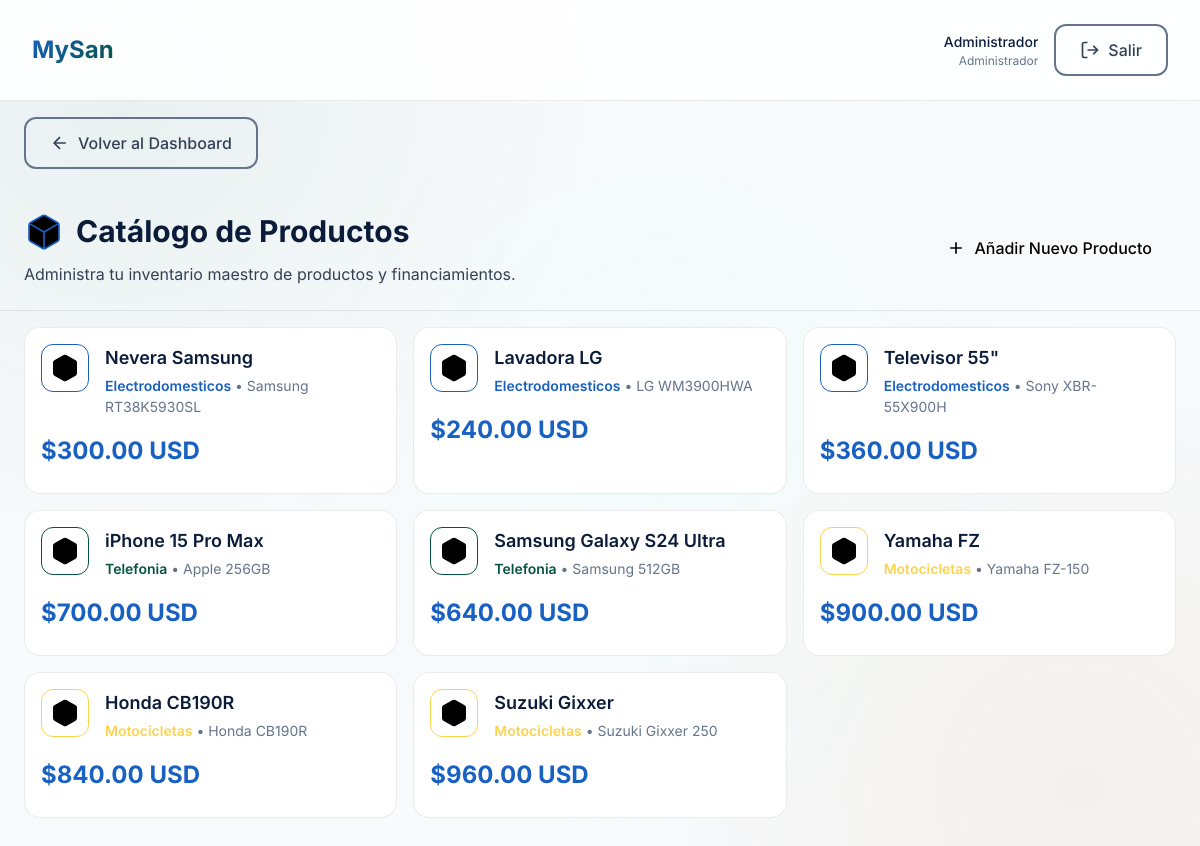
Page /modules/productos/index.php (signed in) on the committed database.
### tables this page shows
CREATE TABLE `usuarios` (
  `id` int NOT NULL AUTO_INCREMENT,
  `username` varchar(50) NOT NULL,
  `password` varchar(255) NOT NULL,
  `nombre` varchar(100) NOT NULL,
  `email` varchar(100) DEFAULT NULL,
  `pregunta_secreta` text,
  `respuesta_secreta` varchar(255) DEFAULT NULL,
  `created_at` timestamp NULL DEFAULT CURRENT_TIMESTAMP,
  `updated_at` timestamp NULL DEFAULT CURRENT_TIMESTAMP ON UPDATE CURRENT_TIMESTAMP,
  `rol` enum('admin','participante') DEFAULT 'admin',
  PRIMARY KEY (`id`),
  UNIQUE KEY `username` (`username`)
);

CREATE TABLE `productos` (
  `id` int NOT NULL AUTO_INCREMENT,
  `categoria_id` int NOT NULL,
  `nombre` varchar(100) NOT NULL,
  `marca` varchar(50) DEFAULT NULL,
  `modelo` varchar(50) DEFAULT NULL,
  `descripcion` text,
  `valor_total` decimal(10,2) NOT NULL,
  `imagen` varchar(255) DEFAULT NULL,
  `activo` tinyint DEFAULT '1',
  `created_at` timestamp NULL DEFAULT CURRENT_TIMESTAMP,
  PRIMARY KEY (`id`),
  KEY `categoria_id` (`categoria_id`),
  CONSTRAINT `productos_ibfk_1` FOREIGN KEY (`categoria_id`) REFERENCES `categorias` (`id`) ON DELETE CASCADE
);

CREATE TABLE `categorias` (
  `id` int NOT NULL AUTO_INCREMENT,
  `nombre` varchar(50) NOT NULL,
  `descripcion` text,
  `color` varchar(20) DEFAULT NULL,
  PRIMARY KEY (`id`)
);

### config/database.php (called while the page is built, shortened)
<?php
try {
    $dsn = "mysql:host=" . DB_HOST . ";port=3306;dbname=" . DB_NAME . ";charset=" . DB_CHARSET;
    $options = [
        PDO::ATTR_ERRMODE => PDO::ERRMODE_EXCEPTION,
        PDO::ATTR_DEFAULT_FETCH_MODE => PDO::FETCH_ASSOC,
        PDO::ATTR_EMULATE_PREPARES => false,
    ];
    $pdo = new PDO($dsn, DB_USER, DB_PASS, $options);
} catch (PDOException $e) {
    die(json_encode([
        'success' => false,
        'message' => 'Error de conexión a la base de datos: ' . $e->getMessage()
    ]));
}
function isLoggedIn()
{
    return isset($_SESSION['user_id']);
}
function getCurrentUser()
{
    global $pdo;
    $stmt = $pdo->prepare("SELECT id, username, nombre, email FROM usuarios WHERE id = ?");
    $stmt->execute([$_SESSION['user_id']]);
    return $stmt->fetch();
}
?>

### modules/productos/index.php (the view, shortened to what this page needs)
<?php
require_once '../../config/database.php';
$user = getCurrentUser();
$stmt = $pdo->query("
    SELECT p.*, c.nombre as categoria_nombre, c.color
    FROM productos p
    JOIN categorias c ON p.categoria_id = c.id
    WHERE p.activo = TRUE
    ORDER BY p.created_at DESC
");
$productos = $stmt->fetchAll();
?>
<!DOCTYPE html>
<html lang="es">
<head>
    <link rel="stylesheet" href="../../assets/fonts/inter.css">
    <link rel="stylesheet" href="../../assets/css/reset.css">
    <link rel="stylesheet" href="../../assets/css/variables.css">
    <link rel="stylesheet" href="../../assets/css/bento-grid.css">
    <link rel="stylesheet" href="../../assets/css/main.css">
</head>
<body>
    <div class="main-content">
        <?php
        $headerLogoHref     = '../../dashboard.php';
        $headerLogoutHref   = '../../logout.php';
        $headerBackUrl      = '../../dashboard.php';
        $headerBackLabel    = 'Volver al Dashboard';
        include '../../includes/header.php';
        ?>
        <div class="page-header" style="padding: var(--space-6); margin-bottom: var(--space-4); border-bottom: 1px solid var(--glass-border);">
            <div style="display: flex; justify-content: space-between; align-items: center; flex-wrap: wrap; gap: var(--space-4);">
                <div>
                    <h1 class="page-title" style="font-size: var(--font-size-3xl); font-weight: var(--font-weight-bold); display: flex; align-items: center; gap: var(--space-3);">
                        <svg class="icon-xl" style="width: 40px; height: 40px; stroke: var(--color-electro);">
                            <use href="#icon-package"></use>
                        </svg>
                        Catálogo de Productos
                    </h1>
                    <p style="color: var(--color-text-secondary); margin-top: var(--space-2);">
                        Administra tu inventario maestro de productos y financiamientos.
                    </p>
                </div>
                <button class="btn btn-electro" onclick="openModal('nuevoProductoModal')">
                    <svg class="icon">
                        <use href="#icon-plus"></use>
                    </svg>
                    Añadir Nuevo Producto
                </button>
            </div>
        </div>
        <div class="bento-container" style="max-width: 1600px; margin: 0 auto; padding: 0 var(--space-6);">
            <div class="bento-12">
                <div class="product-grid">
                    <?php if (empty($productos)): ?>
                        <div style="grid-column: 1 / -1; text-align: center; padding: var(--space-10); color: var(--color-text-tertiary);">
                            <svg class="icon-xl" style="width: 64px; height: 64px; opacity: 0.2; margin: 0 auto var(--space-4); display: block;"><use href="#icon-package"></use></svg>
                            Todavía no tienes productos registrados.
                        </div>
                    <?php else: ?>
                        <?php foreach ($productos as $producto): ?>
                            <div class="product-card" onmouseover="this.style.borderColor='var(--color-<?php echo $producto['color']; ?>)'" onmouseout="this.style.borderColor='var(--glass-border)'">
                                <div class="product-header">
                                    <div class="product-icon" style="border: 1px solid var(--color-<?php echo $producto['color']; ?>); color: var(--color-<?php echo $producto['color']; ?>);">
                                        <svg class="icon-lg">
                                            <use href="#icon-package"></use>
                                        </svg>
                                    </div>
                                    <div class="product-info">
                                        <h3><?php echo htmlspecialchars($producto['nombre']); ?></h3>
                                        <div class="product-meta">
                                            <span style="color: var(--color-<?php echo $producto['color']; ?>); font-weight: 600;"><?php echo htmlspecialchars($producto['categoria_nombre']); ?></span> •
                                            <?php echo htmlspecialchars($producto['marca']); ?>
                                            <?php echo htmlspecialchars($producto['modelo']); ?>
                                        </div>
                                    </div>
                                </div>
                                <div class="product-price">
                                    $<?php echo number_format($producto['valor_total'], 2); ?> USD
                                </div>
                            </div>
                        <?php endforeach; ?>
                    <?php endif; ?>
                </div>
            </div>
        </div>
    </div>
</body>
</html>

### includes/header.php (shortened to what this page needs)
<?php
$headerLogoHref         = $headerLogoHref ?? 'dashboard.php';
$headerLogoutHref       = $headerLogoutHref ?? 'logout.php';
$headerBackUrl          = $headerBackUrl ?? null;
$headerBackLabel        = $headerBackLabel ?? 'Volver';
?>
<header class="header">
    <div class="header-content">
        <a href="<?php echo $headerLogoHref; ?>" class="header-logo">MySan</a>
        <div class="header-user">
            <div class="user-info">
                <div class="user-name">
                    <?php echo htmlspecialchars($user['nombre'] ?? 'Usuario'); ?>
                </div>
                <div class="user-role">Administrador</div>
            </div>
            <a href="<?php echo $headerLogoutHref; ?>" class="btn btn-outline">
                <svg class="icon"><use href="#icon-log-out"></use></svg>
                <span>Salir</span>
            </a>
        </div>
    </div>
</header>
<?php if ($headerBackUrl): ?>
<div style="padding: var(--space-4) var(--space-6);">
    <a href="<?php echo $headerBackUrl; ?>" class="btn btn-outline">
        <svg class="icon"><use href="#icon-arrow-left"></use></svg>
        <?php echo htmlspecialchars($headerBackLabel); ?>
    </a>
</div>
<?php endif; ?>

### assets/css/variables.css (style rules this page uses)
:root { --color-primary: #1960c3; --color-primary-mid: #1f78f0; --color-primary-light: #4994f5; --color-primary-dim: #104085; --color-primary-glow: rgba(25, 96, 195, 0.18); --color-primary-tint: rgba(25, 96, 195, 0.05); --color-secondary: #06543f; --color-secondary-mid: #087557; --color-secondary-light: #0a9670; --color-secondary-dim: #043628; --color-secondary-glow: rgba(6, 84, 63, 0.15); --color-secondary-tint: rgba(6, 84, 63, 0.05); --color-accent: #fcd34d; --color-accent-dim: #d97706; --color-accent-glow: rgba(252, 211, 77, 0.15); --color-accent-light: #fde68a; --color-accent-tint: rgba(252, 211, 77, 0.05); --color-electro: var(--color-primary); --color-electro-dim: var(--color-primary-dim); --color-electro-glow: var(--color-primary-glow); --color-electro-tint: var(--color-primary-tint); --color-telefonia: var(--color-secondary); --color-telefonia-dim: var(--color-secondary-dim); --color-telefonia-glow: var(--color-secondary-glow); --color-moto: var(--color-accent-dim); --color-moto-dim: #b45309; --color-moto-glow: var(--color-accent-glow); --color-turnos: #6366f1; --color-turnos-dim: #4f46e5; --color-turnos-glow: rgba(99, 102, 241, 0.18); --color-turnos-tint: rgba(99, 102, 241, 0.05); --color-comprobantes: #0ea5e9; --color-comprobantes-dim: #0284c7; --color-comprobantes-glow: rgba(14, 165, 233, 0.18); --color-violeta: var(--color-primary); --color-violeta-dim: var(--color-primary-dim); --color-violeta-glow: var(--color-primary-glow); --color-menta: var(--color-secondary); --color-menta-dim: var(--color-secondary-dim); --color-menta-glow: var(--color-secondary-glow); --color-salmon: var(--color-accent); --color-salmon-dim: var(--color-accent-dim); --color-salmon-glow: var(--color-accent-glow); --color-background: #f8fafc; --color-surface: #ffffff; --color-surface-elevated: #ffffff; --color-surface-hover: #f1f5f9; --color-surface-section: #e2e8f0; --glass-background: rgba(255, 255, 255, 0.85); --glass-border: rgba(0, 0, 0, 0.08); --glass-blur: blur(16px); --color-text-primary: #0a1c3a; --color-text-secondary: #334155; --color-text-tertiary: #64748b; --color-text-inverse: #fcd34d; --color-success: var(--color-primary-mid); --color-warning: var(--color-secondary); --color-error: hsl(0, 72%, 51%); --color-info: var(--color-electro); --font-family: 'Inter', -apple-system, BlinkMacSystemFont, 'SF Pro Display', sans-serif; --font-sans: var(--font-family); --font-size-xs: 0.75rem; --font-size-sm: 0.875rem; --font-size-base: 1rem; --font-size-md: 1rem; --font-size-lg: 1.125rem; --font-size-xl: 1.25rem; --font-size-2xl: 1.5rem; --font-size-3xl: 1.875rem; --font-size-4xl: 2.25rem; --font-weight-regular: 400; --font-weight-medium: 500; --font-weight-semibold: 600; --font-weight-bold: 700; --space-1: 0.25rem; --space-2: 0.5rem; --space-3: 0.75rem; --space-4: 1rem; --space-5: 1.25rem; --space-6: 1.5rem; --space-8: 2rem; --space-10: 2.5rem; --space-12: 3rem; --space-16: 4rem; --space-20: 5rem; --radius-sm: 8px; --radius-md: 12px; --radius-lg: 16px; --radius-xl: 24px; --radius-bento: 20px; --radius-full: 9999px; --shadow-sm: 0 1px 4px rgba(0,0,0,.06), 0 2px 8px rgba(0,0,0,.04); --shadow-md: 0 4px 12px rgba(0,0,0,.08), 0 8px 24px rgba(0,0,0,.06); --shadow-lg: 0 8px 24px rgba(0,0,0,.10), 0 20px 48px rgba(0,0,0,.08); --shadow-glow-primary: 0 0 24px var(--color-primary-glow); --shadow-glow-secondary: 0 0 24px var(--color-secondary-glow); --shadow-glow-accent: 0 0 24px var(--color-accent-glow); --shadow-glow-violeta: var(--shadow-glow-primary); --shadow-glow-menta: var(--shadow-glow-secondary); --shadow-glow-salmon: var(--shadow-glow-accent); --transition-fast: 150ms cubic-bezier(0.4, 0, 0.2, 1); --transition-base: 250ms cubic-bezier(0.4, 0, 0.2, 1); --transition-slow: 400ms cubic-bezier(0.4, 0, 0.2, 1); --z-base: 1; --z-dropdown: 100; --z-modal: 200; --z-toast: 300; }

### assets/css/bento-grid.css (style rules this page uses)
.bento-container { display: grid; grid-template-columns: repeat(12, 1fr); gap: var(--space-6); padding: var(--space-8); max-width: 1600px; margin: 0 auto; }
.bento-12 { grid-column: span 12; }
@media (max-width: 1200px) { .bento-container { grid-template-columns: repeat(8, 1fr); } }
@media (max-width: 1200px) { .bento-8, .bento-9, .bento-10, .bento-11, .bento-12 { grid-column: span 8; } }

### rows in the picture
usuarios: nombre "Administrador"
productos: nombre "Nevera Samsung", categoria.nombre "Electrodomesticos", marca "Samsung", modelo "RT38K5930SL", valor_total "300.00"
productos: nombre "Lavadora LG", categoria.nombre "Electrodomesticos", marca "LG", modelo "WM3900HWA", valor_total "240.00"
productos: nombre "Televisor 55\"", categoria.nombre "Electrodomesticos", marca "Sony", modelo "XBR-55X900H", valor_total "360.00"
productos: nombre "iPhone 15 Pro Max", categoria.nombre "Telefonia", marca "Apple", modelo "256GB", valor_total "700.00"
productos: nombre "Samsung Galaxy S24 Ultra", categoria.nombre "Telefonia", marca "Samsung", modelo "512GB", valor_total "640.00"
productos: nombre "Yamaha FZ", categoria.nombre "Motocicletas", marca "Yamaha", modelo "FZ-150", valor_total "900.00"
productos: nombre "Honda CB190R", categoria.nombre "Motocicletas", marca "Honda", modelo "CB190R", valor_total "840.00"
productos: nombre "Suzuki Gixxer", categoria.nombre "Motocicletas", marca "Suzuki", modelo "Gixxer 250", valor_total "960.00"

### other values in the picture
$headerBackLabel "Volver al Dashboard"
